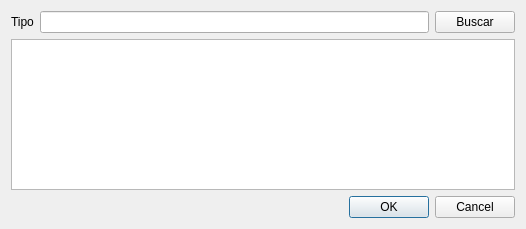
<?xml version="1.0" encoding="UTF-8"?>
<ui version="4.0">
 <class>vtnBajaPresentacion</class>
 <widget class="QWidget" name="vtnBajaPresentacion">
  <property name="geometry">
   <rect>
    <x>0</x>
    <y>0</y>
    <width>526</width>
    <height>229</height>
   </rect>
  </property>
  <property name="windowTitle">
   <string>Baja Presentación</string>
  </property>
  <layout class="QVBoxLayout" name="verticalLayout">
   <item>
    <layout class="QGridLayout" name="gridLayout">
     <item row="0" column="0">
      <widget class="QLabel" name="label">
       <property name="text">
        <string>Tipo</string>
       </property>
      </widget>
     </item>
     <item row="0" column="1">
      <widget class="QLineEdit" name="lineTipo">
       <property name="statusTip">
        <string>Ingrese tipo de la presentación (solo letras)</string>
       </property>
       <property name="accessibleDescription">
        <string>texto</string>
       </property>
      </widget>
     </item>
     <item row="0" column="2">
      <widget class="QPushButton" name="btnBuscar">
       <property name="text">
        <string>Buscar</string>
       </property>
      </widget>
     </item>
     <item row="2" column="1" colspan="2">
      <widget class="QDialogButtonBox" name="buttonBox">
       <property name="standardButtons">
        <set>QDialogButtonBox::Cancel|QDialogButtonBox::Ok</set>
       </property>
      </widget>
     </item>
     <item row="1" column="0" colspan="3">
      <widget class="QTableWidget" name="tablaPresentacion">
       <property name="editTriggers">
        <set>QAbstractItemView::NoEditTriggers</set>
       </property>
       <attribute name="horizontalHeaderDefaultSectionSize">
        <number>160</number>
       </attribute>
       <attribute name="horizontalHeaderStretchLastSection">
        <bool>true</bool>
       </attribute>
       <attribute name="verticalHeaderVisible">
        <bool>true</bool>
       </attribute>
      </widget>
     </item>
    </layout>
   </item>
  </layout>
 </widget>
 <tabstops>
  <tabstop>lineTipo</tabstop>
  <tabstop>btnBuscar</tabstop>
  <tabstop>tablaPresentacion</tabstop>
  <tabstop>buttonBox</tabstop>
 </tabstops>
 <resources/>
 <connections/>
</ui>
